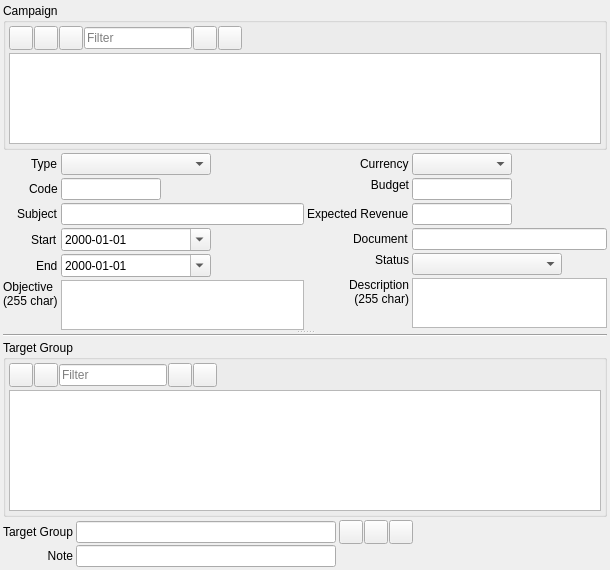
<?xml version="1.0" encoding="UTF-8"?>
<ui version="4.0">
 <class>SRM_CampaignTargetWidget</class>
 <widget class="QWidget" name="SRM_CampaignTargetWidget">
  <property name="geometry">
   <rect>
    <x>0</x>
    <y>0</y>
    <width>610</width>
    <height>570</height>
   </rect>
  </property>
  <property name="minimumSize">
   <size>
    <width>610</width>
    <height>300</height>
   </size>
  </property>
  <property name="windowTitle">
   <string>Form</string>
  </property>
  <layout class="QGridLayout" name="gridLayout_6">
   <property name="leftMargin">
    <number>3</number>
   </property>
   <property name="topMargin">
    <number>3</number>
   </property>
   <property name="rightMargin">
    <number>3</number>
   </property>
   <property name="bottomMargin">
    <number>3</number>
   </property>
   <property name="spacing">
    <number>3</number>
   </property>
   <item row="0" column="0">
    <widget class="QSplitter" name="splitter">
     <property name="orientation">
      <enum>Qt::Vertical</enum>
     </property>
     <widget class="QWidget" name="layoutWidget">
      <layout class="QGridLayout" name="gridLayout_4">
       <property name="spacing">
        <number>3</number>
       </property>
       <item row="0" column="0" colspan="2">
        <widget class="QGroupBox" name="gbCampaign">
         <property name="sizePolicy">
          <sizepolicy hsizetype="Preferred" vsizetype="Preferred">
           <horstretch>1</horstretch>
           <verstretch>1</verstretch>
          </sizepolicy>
         </property>
         <property name="title">
          <string>Campaign</string>
         </property>
         <layout class="QGridLayout" name="gridLayout">
          <property name="leftMargin">
           <number>3</number>
          </property>
          <property name="topMargin">
           <number>3</number>
          </property>
          <property name="rightMargin">
           <number>3</number>
          </property>
          <property name="bottomMargin">
           <number>3</number>
          </property>
          <property name="spacing">
           <number>3</number>
          </property>
          <item row="0" column="0">
           <layout class="QHBoxLayout" name="horizontalLayout">
            <property name="spacing">
             <number>1</number>
            </property>
            <item>
             <widget class="QToolButton" name="pbAddCampaign">
              <property name="minimumSize">
               <size>
                <width>24</width>
                <height>24</height>
               </size>
              </property>
              <property name="maximumSize">
               <size>
                <width>24</width>
                <height>24</height>
               </size>
              </property>
              <property name="toolTip">
               <string>Add (potential) customer</string>
              </property>
              <property name="text">
               <string/>
              </property>
              <property name="icon">
               <iconset resource="../../../db/src/gui/db.qrc">
                <normaloff>:/images/icons/add.png</normaloff>:/images/icons/add.png</iconset>
              </property>
             </widget>
            </item>
            <item>
             <widget class="QToolButton" name="pbDeleteCampaign">
              <property name="minimumSize">
               <size>
                <width>24</width>
                <height>24</height>
               </size>
              </property>
              <property name="maximumSize">
               <size>
                <width>24</width>
                <height>24</height>
               </size>
              </property>
              <property name="toolTip">
               <string>Delete customer</string>
              </property>
              <property name="text">
               <string/>
              </property>
              <property name="icon">
               <iconset resource="../../../db/src/gui/db.qrc">
                <normaloff>:/images/icons/delete.png</normaloff>:/images/icons/delete.png</iconset>
              </property>
             </widget>
            </item>
            <item>
             <widget class="QToolButton" name="pbSave">
              <property name="minimumSize">
               <size>
                <width>24</width>
                <height>24</height>
               </size>
              </property>
              <property name="maximumSize">
               <size>
                <width>24</width>
                <height>24</height>
               </size>
              </property>
              <property name="toolTip">
               <string>Save to database</string>
              </property>
              <property name="text">
               <string/>
              </property>
              <property name="icon">
               <iconset resource="../../../db/src/gui/db.qrc">
                <normaloff>:/images/icons/database_save.png</normaloff>:/images/icons/database_save.png</iconset>
              </property>
             </widget>
            </item>
            <item>
             <widget class="QLineEdit" name="leFilterCampaign">
              <property name="sizePolicy">
               <sizepolicy hsizetype="Preferred" vsizetype="Fixed">
                <horstretch>0</horstretch>
                <verstretch>0</verstretch>
               </sizepolicy>
              </property>
              <property name="placeholderText">
               <string>Filter</string>
              </property>
             </widget>
            </item>
            <item>
             <widget class="QToolButton" name="pbFilterOnCampaign">
              <property name="minimumSize">
               <size>
                <width>24</width>
                <height>24</height>
               </size>
              </property>
              <property name="maximumSize">
               <size>
                <width>24</width>
                <height>24</height>
               </size>
              </property>
              <property name="toolTip">
               <string>Filter on</string>
              </property>
              <property name="text">
               <string/>
              </property>
              <property name="icon">
               <iconset resource="../../../db/src/gui/db.qrc">
                <normaloff>:/images/icons/filter.png</normaloff>:/images/icons/filter.png</iconset>
              </property>
             </widget>
            </item>
            <item>
             <widget class="QToolButton" name="pbFilterOffCampaign">
              <property name="minimumSize">
               <size>
                <width>24</width>
                <height>24</height>
               </size>
              </property>
              <property name="maximumSize">
               <size>
                <width>24</width>
                <height>24</height>
               </size>
              </property>
              <property name="toolTip">
               <string>Filter off</string>
              </property>
              <property name="text">
               <string/>
              </property>
              <property name="icon">
               <iconset resource="../../../db/src/gui/db.qrc">
                <normaloff>:/images/icons/filter_empty.png</normaloff>:/images/icons/filter_empty.png</iconset>
              </property>
             </widget>
            </item>
            <item>
             <spacer name="horizontalSpacer_2">
              <property name="orientation">
               <enum>Qt::Horizontal</enum>
              </property>
              <property name="sizeHint" stdset="0">
               <size>
                <width>40</width>
                <height>20</height>
               </size>
              </property>
             </spacer>
            </item>
           </layout>
          </item>
          <item row="1" column="0">
           <widget class="QTableView" name="tvCampaign">
            <property name="sizePolicy">
             <sizepolicy hsizetype="Expanding" vsizetype="Expanding">
              <horstretch>1</horstretch>
              <verstretch>1</verstretch>
             </sizepolicy>
            </property>
           </widget>
          </item>
         </layout>
        </widget>
       </item>
       <item row="1" column="0">
        <layout class="QFormLayout" name="formLayout">
         <property name="labelAlignment">
          <set>Qt::AlignRight|Qt::AlignTrailing|Qt::AlignVCenter</set>
         </property>
         <property name="horizontalSpacing">
          <number>3</number>
         </property>
         <property name="verticalSpacing">
          <number>3</number>
         </property>
         <item row="0" column="0">
          <widget class="QLabel" name="label">
           <property name="text">
            <string>Type</string>
           </property>
          </widget>
         </item>
         <item row="0" column="1">
          <widget class="QComboBox" name="cbCampaignType">
           <property name="maximumSize">
            <size>
             <width>150</width>
             <height>16777215</height>
            </size>
           </property>
          </widget>
         </item>
         <item row="1" column="0">
          <widget class="QLabel" name="label_2">
           <property name="text">
            <string>Code</string>
           </property>
          </widget>
         </item>
         <item row="1" column="1">
          <widget class="QLineEdit" name="leCode">
           <property name="maximumSize">
            <size>
             <width>100</width>
             <height>16777215</height>
            </size>
           </property>
          </widget>
         </item>
         <item row="2" column="0">
          <widget class="QLabel" name="label_3">
           <property name="text">
            <string>Subject</string>
           </property>
          </widget>
         </item>
         <item row="2" column="1">
          <widget class="QLineEdit" name="leSubject">
           <property name="minimumSize">
            <size>
             <width>50</width>
             <height>0</height>
            </size>
           </property>
           <property name="maximumSize">
            <size>
             <width>250</width>
             <height>16777215</height>
            </size>
           </property>
          </widget>
         </item>
         <item row="3" column="0">
          <widget class="QLabel" name="label_7">
           <property name="text">
            <string>Start</string>
           </property>
          </widget>
         </item>
         <item row="3" column="1">
          <widget class="QDateTimeEdit" name="dteStart">
           <property name="maximumSize">
            <size>
             <width>150</width>
             <height>16777215</height>
            </size>
           </property>
           <property name="displayFormat">
            <string>yyyy-MM-dd</string>
           </property>
           <property name="calendarPopup">
            <bool>true</bool>
           </property>
          </widget>
         </item>
         <item row="4" column="0">
          <widget class="QLabel" name="label_8">
           <property name="text">
            <string>End</string>
           </property>
          </widget>
         </item>
         <item row="4" column="1">
          <widget class="QDateTimeEdit" name="dteEnd">
           <property name="maximumSize">
            <size>
             <width>150</width>
             <height>16777215</height>
            </size>
           </property>
           <property name="displayFormat">
            <string>yyyy-MM-dd</string>
           </property>
           <property name="calendarPopup">
            <bool>true</bool>
           </property>
          </widget>
         </item>
         <item row="5" column="0">
          <widget class="QLabel" name="label_12">
           <property name="text">
            <string>Objective&lt;br/&gt;(255 char)</string>
           </property>
           <property name="alignment">
            <set>Qt::AlignLeading|Qt::AlignLeft|Qt::AlignTop</set>
           </property>
          </widget>
         </item>
         <item row="5" column="1">
          <widget class="QPlainTextEdit" name="pteObjective">
           <property name="minimumSize">
            <size>
             <width>0</width>
             <height>50</height>
            </size>
           </property>
           <property name="maximumSize">
            <size>
             <width>250</width>
             <height>50</height>
            </size>
           </property>
           <property name="tabChangesFocus">
            <bool>true</bool>
           </property>
          </widget>
         </item>
        </layout>
       </item>
       <item row="1" column="1">
        <layout class="QFormLayout" name="formLayout_2">
         <property name="fieldGrowthPolicy">
          <enum>QFormLayout::AllNonFixedFieldsGrow</enum>
         </property>
         <property name="labelAlignment">
          <set>Qt::AlignRight|Qt::AlignTrailing|Qt::AlignVCenter</set>
         </property>
         <property name="verticalSpacing">
          <number>3</number>
         </property>
         <item row="0" column="0">
          <widget class="QLabel" name="label_5">
           <property name="text">
            <string>Currency</string>
           </property>
          </widget>
         </item>
         <item row="0" column="1">
          <widget class="QComboBox" name="cbCurrency">
           <property name="minimumSize">
            <size>
             <width>100</width>
             <height>0</height>
            </size>
           </property>
           <property name="maximumSize">
            <size>
             <width>100</width>
             <height>16777215</height>
            </size>
           </property>
          </widget>
         </item>
         <item row="1" column="0">
          <widget class="QLabel" name="label_10">
           <property name="text">
            <string>Budget</string>
           </property>
           <property name="alignment">
            <set>Qt::AlignRight|Qt::AlignTop|Qt::AlignTrailing</set>
           </property>
          </widget>
         </item>
         <item row="1" column="1">
          <widget class="QLineEdit" name="leBudget">
           <property name="maximumSize">
            <size>
             <width>100</width>
             <height>16777215</height>
            </size>
           </property>
           <property name="alignment">
            <set>Qt::AlignRight|Qt::AlignTrailing|Qt::AlignVCenter</set>
           </property>
          </widget>
         </item>
         <item row="2" column="0">
          <widget class="QLabel" name="label_9">
           <property name="text">
            <string>Expected Revenue</string>
           </property>
          </widget>
         </item>
         <item row="2" column="1">
          <widget class="QLineEdit" name="leExpectedRevenue">
           <property name="maximumSize">
            <size>
             <width>100</width>
             <height>16777215</height>
            </size>
           </property>
           <property name="alignment">
            <set>Qt::AlignRight|Qt::AlignTrailing|Qt::AlignVCenter</set>
           </property>
          </widget>
         </item>
         <item row="4" column="0">
          <widget class="QLabel" name="label_11">
           <property name="text">
            <string>Status</string>
           </property>
           <property name="alignment">
            <set>Qt::AlignRight|Qt::AlignTop|Qt::AlignTrailing</set>
           </property>
          </widget>
         </item>
         <item row="4" column="1">
          <widget class="QComboBox" name="cbStatus">
           <property name="maximumSize">
            <size>
             <width>150</width>
             <height>16777215</height>
            </size>
           </property>
          </widget>
         </item>
         <item row="5" column="0">
          <widget class="QLabel" name="label_6">
           <property name="text">
            <string>Description&lt;br/&gt;(255 char)</string>
           </property>
           <property name="alignment">
            <set>Qt::AlignRight|Qt::AlignTop|Qt::AlignTrailing</set>
           </property>
          </widget>
         </item>
         <item row="5" column="1">
          <widget class="QPlainTextEdit" name="pteDescription">
           <property name="minimumSize">
            <size>
             <width>0</width>
             <height>50</height>
            </size>
           </property>
           <property name="maximumSize">
            <size>
             <width>250</width>
             <height>50</height>
            </size>
           </property>
           <property name="tabChangesFocus">
            <bool>true</bool>
           </property>
          </widget>
         </item>
         <item row="3" column="0">
          <widget class="QLabel" name="label_4">
           <property name="text">
            <string>Document</string>
           </property>
          </widget>
         </item>
         <item row="3" column="1">
          <widget class="RB_IdxLineEdit" name="ileTemplate"/>
         </item>
        </layout>
       </item>
      </layout>
     </widget>
     <widget class="QWidget" name="layoutWidget_1">
      <layout class="QGridLayout" name="gridLayout_5">
       <property name="spacing">
        <number>3</number>
       </property>
       <item row="0" column="0">
        <widget class="Line" name="line">
         <property name="orientation">
          <enum>Qt::Horizontal</enum>
         </property>
        </widget>
       </item>
       <item row="1" column="0">
        <widget class="QGroupBox" name="gbTargetGroup">
         <property name="sizePolicy">
          <sizepolicy hsizetype="Preferred" vsizetype="Preferred">
           <horstretch>1</horstretch>
           <verstretch>1</verstretch>
          </sizepolicy>
         </property>
         <property name="title">
          <string>Target Group</string>
         </property>
         <layout class="QGridLayout" name="gridLayout_2">
          <property name="leftMargin">
           <number>3</number>
          </property>
          <property name="topMargin">
           <number>3</number>
          </property>
          <property name="rightMargin">
           <number>3</number>
          </property>
          <property name="bottomMargin">
           <number>3</number>
          </property>
          <property name="spacing">
           <number>3</number>
          </property>
          <item row="0" column="0">
           <layout class="QHBoxLayout" name="horizontalLayout_2">
            <property name="spacing">
             <number>1</number>
            </property>
            <item>
             <widget class="QToolButton" name="pbAddTarget">
              <property name="minimumSize">
               <size>
                <width>24</width>
                <height>24</height>
               </size>
              </property>
              <property name="maximumSize">
               <size>
                <width>24</width>
                <height>24</height>
               </size>
              </property>
              <property name="toolTip">
               <string>Add (potential) customer</string>
              </property>
              <property name="text">
               <string/>
              </property>
              <property name="icon">
               <iconset resource="../../../db/src/gui/db.qrc">
                <normaloff>:/images/icons/add.png</normaloff>:/images/icons/add.png</iconset>
              </property>
             </widget>
            </item>
            <item>
             <widget class="QToolButton" name="pbDeleteTarget">
              <property name="minimumSize">
               <size>
                <width>24</width>
                <height>24</height>
               </size>
              </property>
              <property name="maximumSize">
               <size>
                <width>24</width>
                <height>24</height>
               </size>
              </property>
              <property name="toolTip">
               <string>Delete customer</string>
              </property>
              <property name="text">
               <string/>
              </property>
              <property name="icon">
               <iconset resource="../../../db/src/gui/db.qrc">
                <normaloff>:/images/icons/delete.png</normaloff>:/images/icons/delete.png</iconset>
              </property>
             </widget>
            </item>
            <item>
             <widget class="QLineEdit" name="leFilterTarget">
              <property name="sizePolicy">
               <sizepolicy hsizetype="Preferred" vsizetype="Fixed">
                <horstretch>0</horstretch>
                <verstretch>0</verstretch>
               </sizepolicy>
              </property>
              <property name="placeholderText">
               <string>Filter</string>
              </property>
             </widget>
            </item>
            <item>
             <widget class="QToolButton" name="pbFilterOnTarget">
              <property name="minimumSize">
               <size>
                <width>24</width>
                <height>24</height>
               </size>
              </property>
              <property name="maximumSize">
               <size>
                <width>24</width>
                <height>24</height>
               </size>
              </property>
              <property name="toolTip">
               <string>Filter on</string>
              </property>
              <property name="text">
               <string/>
              </property>
              <property name="icon">
               <iconset resource="../../../db/src/gui/db.qrc">
                <normaloff>:/images/icons/filter.png</normaloff>:/images/icons/filter.png</iconset>
              </property>
             </widget>
            </item>
            <item>
             <widget class="QToolButton" name="pbFilterOffTarget">
              <property name="minimumSize">
               <size>
                <width>24</width>
                <height>24</height>
               </size>
              </property>
              <property name="maximumSize">
               <size>
                <width>24</width>
                <height>24</height>
               </size>
              </property>
              <property name="toolTip">
               <string>Filter off</string>
              </property>
              <property name="text">
               <string/>
              </property>
              <property name="icon">
               <iconset resource="../../../db/src/gui/db.qrc">
                <normaloff>:/images/icons/filter_empty.png</normaloff>:/images/icons/filter_empty.png</iconset>
              </property>
             </widget>
            </item>
            <item>
             <spacer name="horizontalSpacer_3">
              <property name="orientation">
               <enum>Qt::Horizontal</enum>
              </property>
              <property name="sizeHint" stdset="0">
               <size>
                <width>40</width>
                <height>20</height>
               </size>
              </property>
             </spacer>
            </item>
           </layout>
          </item>
          <item row="1" column="0">
           <widget class="QTableView" name="tvTarget">
            <property name="sizePolicy">
             <sizepolicy hsizetype="Expanding" vsizetype="Expanding">
              <horstretch>1</horstretch>
              <verstretch>1</verstretch>
             </sizepolicy>
            </property>
           </widget>
          </item>
         </layout>
        </widget>
       </item>
       <item row="2" column="0">
        <layout class="QGridLayout" name="gridLayout_3">
         <property name="verticalSpacing">
          <number>1</number>
         </property>
         <item row="0" column="0">
          <widget class="QLabel" name="label_13">
           <property name="text">
            <string>Target Group</string>
           </property>
           <property name="alignment">
            <set>Qt::AlignRight|Qt::AlignTrailing|Qt::AlignVCenter</set>
           </property>
          </widget>
         </item>
         <item row="0" column="1">
          <widget class="RB_IdxLineEdit" name="ileContactGroup">
           <property name="minimumSize">
            <size>
             <width>250</width>
             <height>0</height>
            </size>
           </property>
           <property name="maximumSize">
            <size>
             <width>16777215</width>
             <height>16777215</height>
            </size>
           </property>
          </widget>
         </item>
         <item row="0" column="2">
          <layout class="QHBoxLayout" name="horizontalLayout_3">
           <property name="spacing">
            <number>1</number>
           </property>
           <item>
            <widget class="QToolButton" name="pbPreview">
             <property name="minimumSize">
              <size>
               <width>24</width>
               <height>24</height>
              </size>
             </property>
             <property name="maximumSize">
              <size>
               <width>24</width>
               <height>24</height>
              </size>
             </property>
             <property name="toolTip">
              <string>Preview first print</string>
             </property>
             <property name="text">
              <string/>
             </property>
             <property name="icon">
              <iconset resource="../../../db/src/gui/db.qrc">
               <normaloff>:/images/icons/printer_preview.png</normaloff>:/images/icons/printer_preview.png</iconset>
             </property>
            </widget>
           </item>
           <item>
            <widget class="QToolButton" name="pbPrint">
             <property name="minimumSize">
              <size>
               <width>24</width>
               <height>24</height>
              </size>
             </property>
             <property name="maximumSize">
              <size>
               <width>24</width>
               <height>24</height>
              </size>
             </property>
             <property name="toolTip">
              <string>Print all from target group</string>
             </property>
             <property name="text">
              <string/>
             </property>
             <property name="icon">
              <iconset resource="../../../db/src/gui/db.qrc">
               <normaloff>:/images/icons/printer.png</normaloff>:/images/icons/printer.png</iconset>
             </property>
            </widget>
           </item>
           <item>
            <widget class="QToolButton" name="pbPdf">
             <property name="minimumSize">
              <size>
               <width>24</width>
               <height>24</height>
              </size>
             </property>
             <property name="maximumSize">
              <size>
               <width>24</width>
               <height>24</height>
              </size>
             </property>
             <property name="toolTip">
              <string>Save as PDF files</string>
             </property>
             <property name="text">
              <string/>
             </property>
             <property name="icon">
              <iconset resource="../../../db/src/gui/db.qrc">
               <normaloff>:/images/icons/page_white_acrobat.png</normaloff>:/images/icons/page_white_acrobat.png</iconset>
             </property>
            </widget>
           </item>
           <item>
            <spacer name="horizontalSpacer">
             <property name="orientation">
              <enum>Qt::Horizontal</enum>
             </property>
             <property name="sizeHint" stdset="0">
              <size>
               <width>40</width>
               <height>20</height>
              </size>
             </property>
            </spacer>
           </item>
          </layout>
         </item>
         <item row="1" column="0">
          <widget class="QLabel" name="label_14">
           <property name="text">
            <string>Note</string>
           </property>
           <property name="alignment">
            <set>Qt::AlignRight|Qt::AlignTrailing|Qt::AlignVCenter</set>
           </property>
          </widget>
         </item>
         <item row="1" column="1">
          <widget class="QLineEdit" name="leNote"/>
         </item>
         <item row="1" column="2">
          <spacer name="horizontalSpacer_4">
           <property name="orientation">
            <enum>Qt::Horizontal</enum>
           </property>
           <property name="sizeHint" stdset="0">
            <size>
             <width>268</width>
             <height>20</height>
            </size>
           </property>
          </spacer>
         </item>
        </layout>
       </item>
      </layout>
     </widget>
    </widget>
   </item>
  </layout>
 </widget>
 <customwidgets>
  <customwidget>
   <class>RB_IdxLineEdit</class>
   <extends>QLineEdit</extends>
   <header>rb_idxlineedit.h</header>
  </customwidget>
 </customwidgets>
 <tabstops>
  <tabstop>tvCampaign</tabstop>
  <tabstop>pbAddCampaign</tabstop>
  <tabstop>pbDeleteCampaign</tabstop>
  <tabstop>pbSave</tabstop>
  <tabstop>leFilterCampaign</tabstop>
  <tabstop>pbFilterOnCampaign</tabstop>
  <tabstop>pbFilterOffCampaign</tabstop>
  <tabstop>cbCampaignType</tabstop>
  <tabstop>leCode</tabstop>
  <tabstop>leSubject</tabstop>
  <tabstop>dteStart</tabstop>
  <tabstop>dteEnd</tabstop>
  <tabstop>pteObjective</tabstop>
  <tabstop>cbCurrency</tabstop>
  <tabstop>leBudget</tabstop>
  <tabstop>leExpectedRevenue</tabstop>
  <tabstop>ileTemplate</tabstop>
  <tabstop>cbStatus</tabstop>
  <tabstop>pteDescription</tabstop>
  <tabstop>tvTarget</tabstop>
  <tabstop>pbAddTarget</tabstop>
  <tabstop>pbDeleteTarget</tabstop>
  <tabstop>leFilterTarget</tabstop>
  <tabstop>pbFilterOnTarget</tabstop>
  <tabstop>pbFilterOffTarget</tabstop>
  <tabstop>ileContactGroup</tabstop>
  <tabstop>leNote</tabstop>
 </tabstops>
 <resources>
  <include location="../../../db/src/gui/db.qrc"/>
 </resources>
 <connections/>
</ui>
